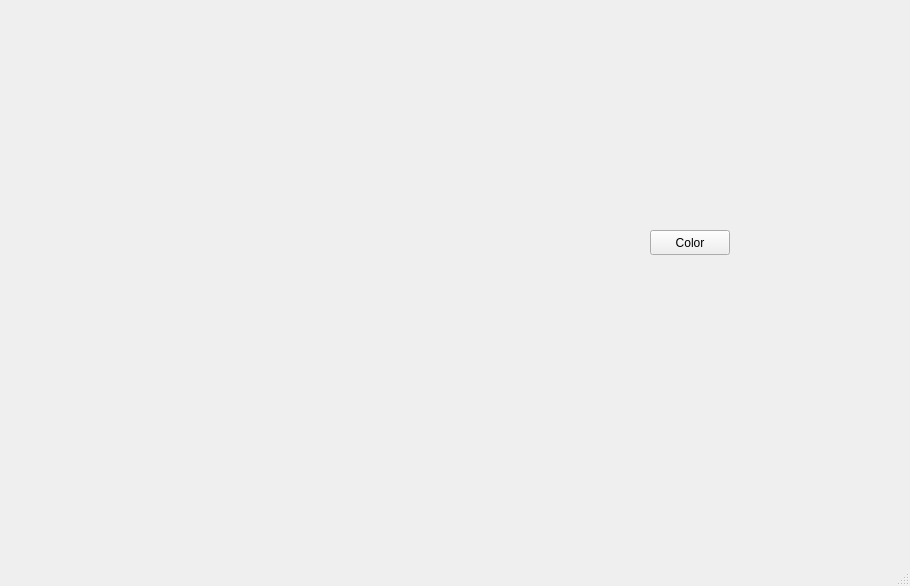
<?xml version="1.0" encoding="UTF-8"?>
<ui version="4.0">
 <class>MainWindow</class>
 <widget class="QMainWindow" name="MainWindow">
  <property name="geometry">
   <rect>
    <x>0</x>
    <y>0</y>
    <width>910</width>
    <height>586</height>
   </rect>
  </property>
  <property name="windowTitle">
   <string>MainWindow</string>
  </property>
  <widget class="QWidget" name="centralwidget">
   <widget class="QLabel" name="label">
    <property name="geometry">
     <rect>
      <x>0</x>
      <y>0</y>
      <width>500</width>
      <height>500</height>
     </rect>
    </property>
    <property name="text">
     <string/>
    </property>
   </widget>
   <widget class="QPushButton" name="pushButton">
    <property name="geometry">
     <rect>
      <x>650</x>
      <y>230</y>
      <width>80</width>
      <height>25</height>
     </rect>
    </property>
    <property name="text">
     <string>Color</string>
    </property>
   </widget>
  </widget>
  <widget class="QMenuBar" name="menubar">
   <property name="geometry">
    <rect>
     <x>0</x>
     <y>0</y>
     <width>910</width>
     <height>25</height>
    </rect>
   </property>
  </widget>
  <widget class="QStatusBar" name="statusbar"/>
 </widget>
 <resources/>
 <connections/>
</ui>
